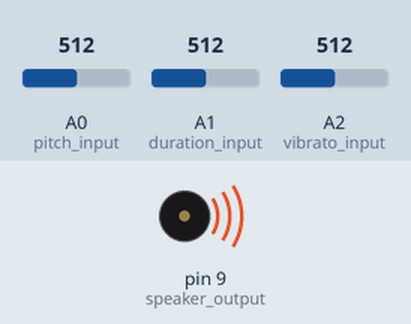
Simulated run of this sketch. Board: Arduino Uno, built with avr-gcc and run on an emulated ATmega328P. On the bench: buzzer (waves = sounding). The inputs (shaded band) are chosen by the test bench; at power-on: A1 (duration_input) = 512, A2 (vibrato_input) = 512, A0 (pitch_input) = 512. What the sketch prints to the serial monitor is not drawn.

Above: at 1.2 s.
1.3 s: A1 (duration_input) set to 505
4.3 s: A2 (vibrato_input) set to 498
5.8 s: A2 (vibrato_input) set to 716
8.8 s: A2 (vibrato_input) set to 511
Timing chart, 0 to 11.3 s (numbered marks = the images above; inputs shaded):
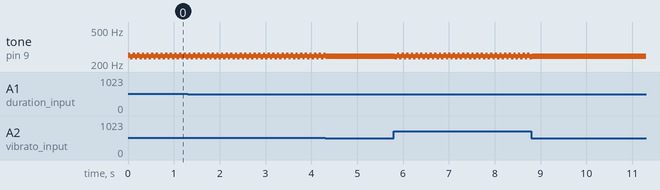

Measured:
- after the input at 5.8 s, tone on pin 9 (speaker_output): alternates 252 Hz for 0.05 s and 242 Hz for 0.05 s, starting at once
- by itself, tone on pin 9 (speaker_output): alternates 252 Hz for 0.05 s and 242 Hz for 0.05 s

The sketch:

triple_ldr_theremin.ino
```cpp
// Constants and global variables
const int pitch_input    = A0;
const int duration_input = A1;
const int vibrato_input  = A2;
const int speaker_output = 9;

int pitch, duration, duration_mapped, note, vibrato;
int vibnote = 5;

//                C3   D3   E3   F3   G3   A3   B3   C4   D4   E4   F4   G4   A4   B4
int notes[14] = { 130, 147, 165, 175, 196, 220, 247, 262, 294, 330, 349, 392, 440, 494 };


void setup() {
    pinMode( speaker_output, OUTPUT );
    Serial.begin( 9600 );
}

void loop() {
    int vibrato_boolean;

    // Read LDRs from analog pins
    pitch    = analogRead( pitch_input    );
    duration = analogRead( duration_input );
    vibrato  = analogRead( vibrato_input  );

    // Translate analog range to 8 "digital" values
    note            = map( pitch,    0,   1023, 0, 13   );
    duration_mapped = map( duration, 500, 1023, 0, 5000 );
    vibrato_boolean = map( vibrato,  0,   1023, 0, 2    );

    Serial.println( vibrato );
    Serial.println( vibrato_boolean );
    Serial.println( );

    if ( duration_mapped <= 0 ) {
        noTone( speaker_output );
    } else {
        if (vibrato_boolean > 0) {
          tone( speaker_output, notes[ note ] + vibnote, duration_mapped );
          vibnote *= -1;
          delay( 50 );
        } else {
          tone( speaker_output, notes[ note ], duration_mapped );
        }
    }
}
```
